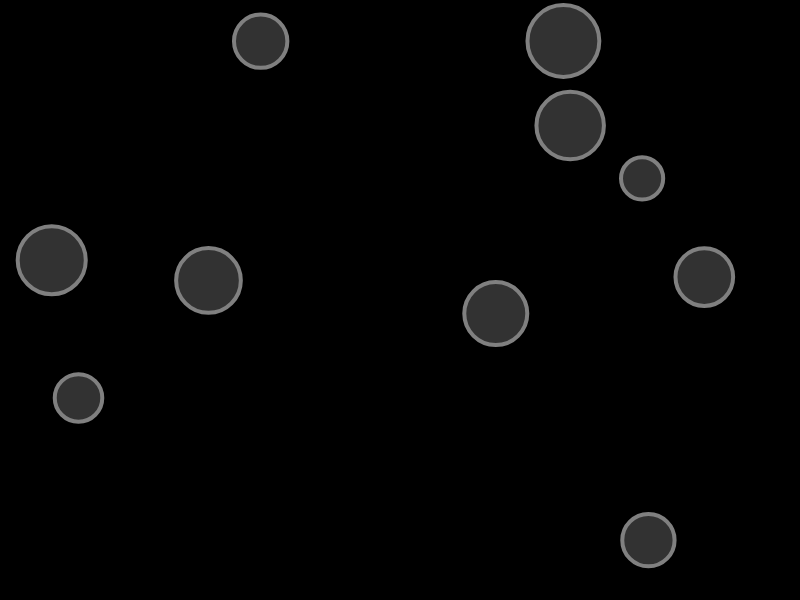
Frame 1 (no input)
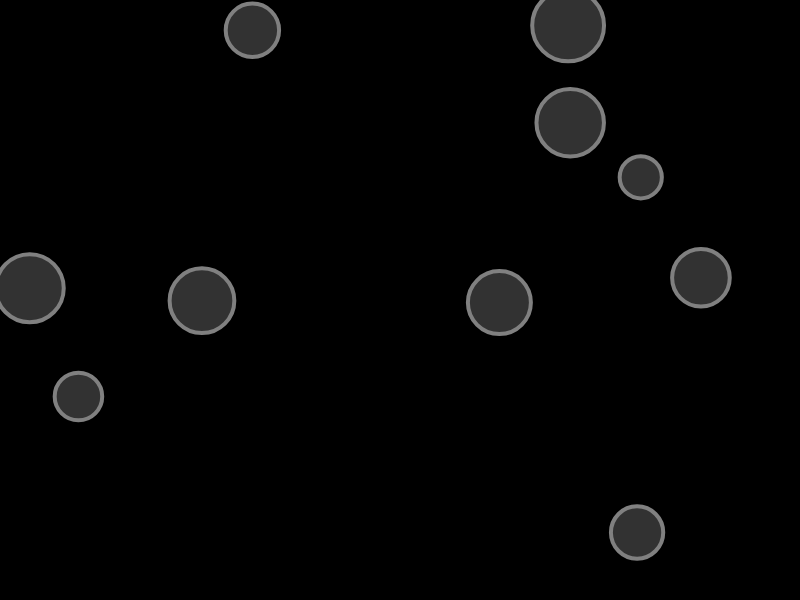
Frame 60 (no input)
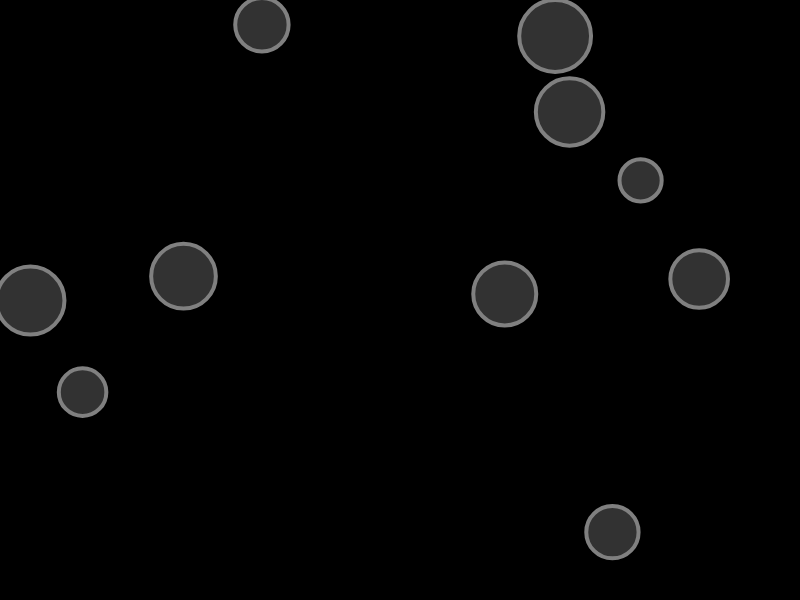
Frame 120 (the mouse pressed at the canvas centre since frame 60)

The p5.js sketch that drew these frames (run headless with seeded random() and noise() and a simulated clock; from frame 60 on, the mouse is pressed at the canvas centre):

// p5.js sketch
// ── sketch.js
const MAXBUBBLES = 10;

let bubbles = [];

function setup() {
  createCanvas(800, 600);
  let bubble;
  for (let i = 0; i < MAXBUBBLES; i++) {
    bubble = new Bubble(random(width), random(height), random(30, 80));
    bubbles.push(bubble);
  }
}


function draw() {
  background(0);
  for (let bubble of bubbles) {
    bubble.move();
    bubble.show();
  }

}

class Bubble {
  constructor(x, y, r) {
    this.x = x;
    this.y = y;
    this.r = r;
    this.deltaV = random(5);
    this.fillColor = 128;
    this.strokeColor = 255;

  }

  move() {
    this.x += random(-this.deltaV, this.deltaV);
    this.y += random(-this.deltaV, this.deltaV);
  }

  show() {
    fill(this.fillColor, 100);
    stroke(this.fillColor);
    strokeWeight(4);
    circle(this.x, this.y, this.r);
  }
}
